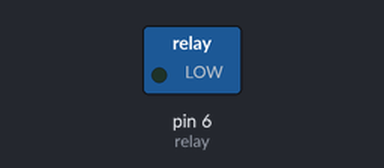
A sketch run on a simulated Arduino Uno, built with avr-gcc and run on an emulated ATmega328P. On the bench: switched loads named in the sketch (green lamp = pin HIGH).

Above: at 2.0 s.
Timing chart, 0 to 5.2 s (numbered marks = the images above):
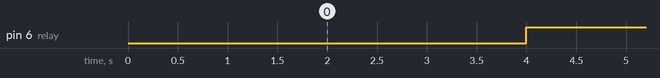

The sketch:

relay-1.ino
```cpp
#include <SoftwareSerial.h>.

#define GPRS_boot  8
#define relay 6

char rd[2];

SoftwareSerial mySerial(4, 5); // RX, TX


void setup() {
  Serial.begin(9600);
  mySerial.begin(9600);

  pinMode(relay, OUTPUT);
  digitalWrite(relay, LOW);
}


void loop() {

  delay(2000);
  digitalWrite(relay, LOW);

  delay(2000);
  digitalWrite(relay, HIGH);


}
```

Measured:
- by itself, pin 6 (relay): alternates HIGH for 2.0 s and LOW for 2.0 s
